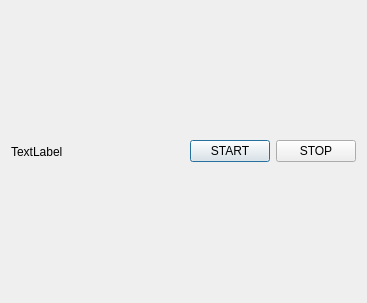
<?xml version="1.0" encoding="UTF-8"?>
<ui version="4.0">
 <class>Dialog</class>
 <widget class="QDialog" name="Dialog">
  <property name="geometry">
   <rect>
    <x>0</x>
    <y>0</y>
    <width>367</width>
    <height>303</height>
   </rect>
  </property>
  <property name="windowTitle">
   <string>Dialog</string>
  </property>
  <layout class="QHBoxLayout" name="horizontalLayout">
   <item>
    <widget class="QLabel" name="label">
     <property name="text">
      <string>TextLabel</string>
     </property>
    </widget>
   </item>
   <item>
    <spacer name="horizontalSpacer">
     <property name="orientation">
      <enum>Qt::Horizontal</enum>
     </property>
     <property name="sizeHint" stdset="0">
      <size>
       <width>40</width>
       <height>20</height>
      </size>
     </property>
    </spacer>
   </item>
   <item>
    <widget class="QPushButton" name="pushButton">
     <property name="text">
      <string>START</string>
     </property>
    </widget>
   </item>
   <item>
    <widget class="QPushButton" name="pushButton_2">
     <property name="text">
      <string>STOP</string>
     </property>
    </widget>
   </item>
  </layout>
 </widget>
 <resources/>
 <connections/>
</ui>
